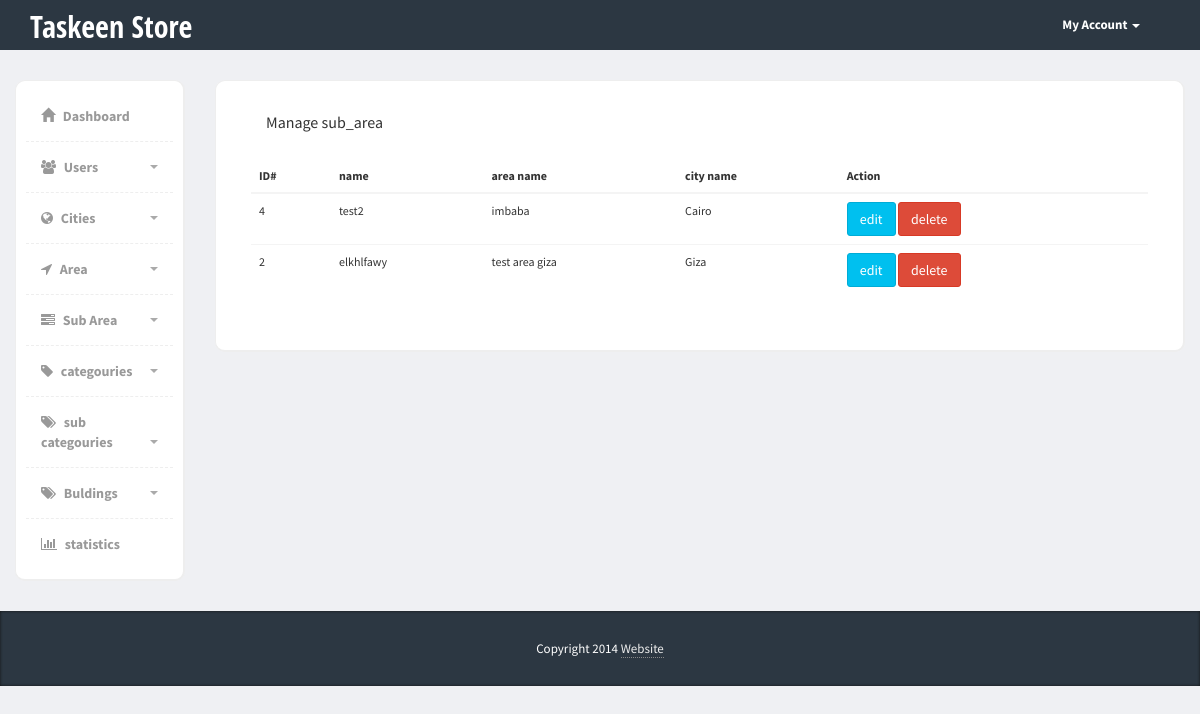
/Admin/sub_area.php (signed in), run on an earlier commit of the app's database.
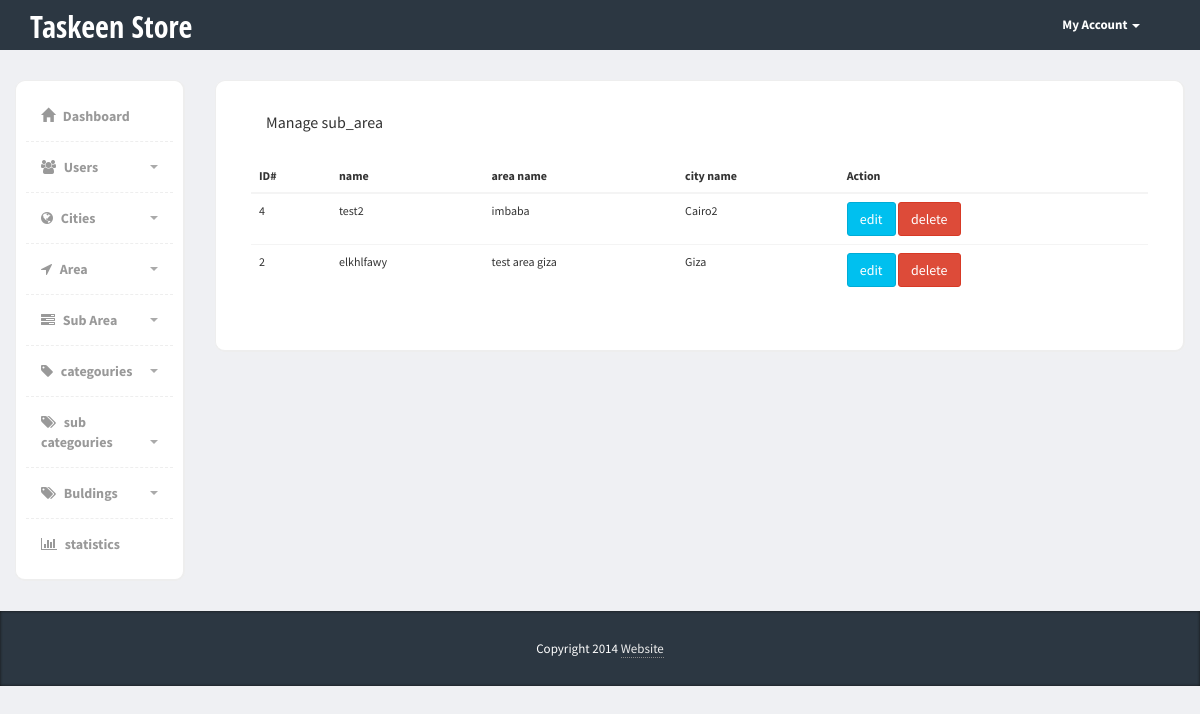
And on a later commit of the database.
### tables this page shows
CREATE TABLE `sub_area` (
  `id` int(11) NOT NULL,
  `name` varchar(255) NOT NULL,
  `city_id` int(10) NOT NULL,
  `area_id` int(10) NOT NULL
);

CREATE TABLE `city` (
  `id` int(11) NOT NULL,
  `name` varchar(255) NOT NULL
);

CREATE TABLE `area` (
  `id` int(11) NOT NULL,
  `name` varchar(255) NOT NULL,
  `city_id` int(10) NOT NULL
);

### Admin/sub_area.php (the view, shortened to what this page needs)
<?php
    if (isset($_SESSION["admin_mail"])) {
        include "init.php";
        $do = isset($_GET['do']) ? $_GET['do'] : 'Manage';
?>
<div class="page-content">
    <div class="row">
        <?php
        include "includes/templates/sidebar.php";
        ?>
        <?php if ($do == 'Manage'): ?>
        <div class="col-md-10">
            <div class="content-box-large">
                <div class="panel-heading">
                    <div class="panel-title">
                        Manage sub_area
                    </div>
                </div>
                <?php
                    $stmt = $conn->prepare("SELECT
                                                sub_area.*,
                                                city.name AS CITY_NAME,
                                                city.id AS CITY_ID,
                                                area.name AS AREA_NAME,
                                                area.id AS AREA_ID
                                             FROM
                                                sub_area
                                             INNER JOIN
                                                city
                                             ON
                                               city.id = sub_area.city_id
                                             INNER JOIN
                                                area
                                             ON
                                               area.id = sub_area.area_id
                                             ORDER BY
                                                id
                                             DESC");
                    $stmt->execute();
                    $rows = $stmt->fetchAll();
                    $count = $stmt->rowCount();
                ?>
                <div class="panel-body">
                    <div class="table-responsive">
                        <table class="table">
                            <thead>
                                <tr>
                                    <th>ID#</th>
                                    <th>name</th>
                                    <th>area name</th>
                                    <th>city name</th>
                                    <th>Action</th>
                                </tr>
                            </thead>
                            <tbody>
                                <?php if ($count > 0): ?>
                                    <?php foreach ($rows as $row): ?>
                                        <tr>
                                            <td><?php echo $row['id']; ?></td>
                                            <td><?php echo $row['name']; ?></td>
                                            <td><?php echo $row['AREA_NAME']; ?></td>
                                            <td><?php echo $row['CITY_NAME']; ?></td>
                                            <td>
                                               <a href="sub_area.php?do=Edit&sub_areaId=<?php echo $row['id']; ?>" class="btn btn-info">edit</a>
                                               <a href="sub_area.php?do=Delete&sub_areaId=<?php echo $row['id']; ?>" class="btn btn-danger">delete</a>
                                            </td>
                                        </tr>
                                    <?php endforeach; ?>
                                <?php else: ?>
                                    <tr>
                                        <div class="alert alert-success">Add Sub_areas Please</div>
                                    </tr>
                                <?php endif; ?>
                            </tbody>
                        </table>
                    </div>
                </div>
            </div>
        </div>
        <?php endif; ?>
  </div>
</div>
<?php
        include "includes/templates/footer.php";
    }else {
        header ("Location: login.php");
        exit();
    }
?>

What changed in the data, as far as the page shows it:
changed through a linked row, sub_area "test2": city.name "Cairo" → "Cairo2"
